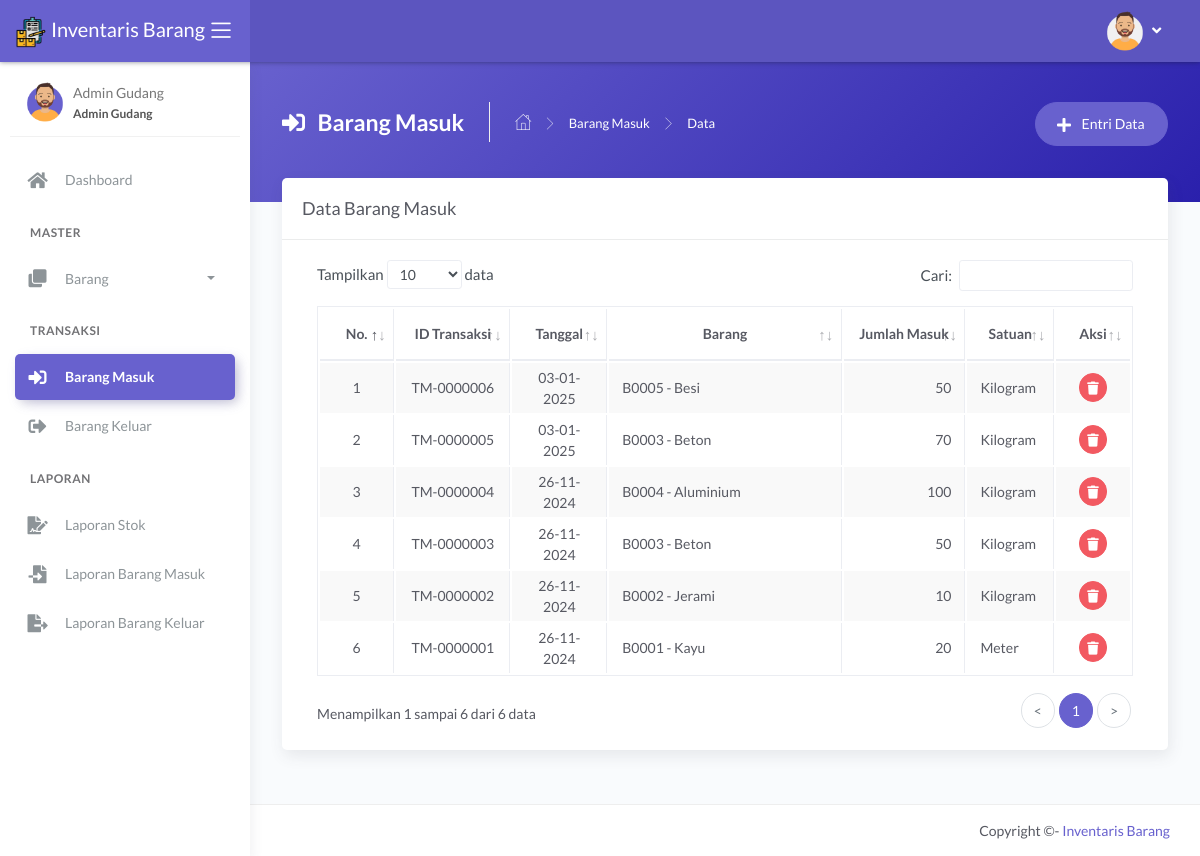
/main.php?module=barang_masuk (signed in), run on the app's committed database.
### tables this page shows
CREATE TABLE `tbl_barang_masuk` (
  `id_transaksi` varchar(10) NOT NULL,
  `tanggal` date NOT NULL,
  `barang` varchar(5) NOT NULL,
  `jumlah` int(11) DEFAULT NULL
);

CREATE TABLE `tbl_barang` (
  `id_barang` varchar(5) NOT NULL,
  `nama_barang` varchar(100) NOT NULL,
  `jenis` int(11) NOT NULL,
  `stok_minimum` int(11) NOT NULL,
  `stok` int(11) NOT NULL DEFAULT 0,
  `satuan` int(11) NOT NULL,
  `foto` varchar(100) DEFAULT NULL
);

CREATE TABLE `tbl_satuan` (
  `id_satuan` int(11) NOT NULL,
  `nama_satuan` varchar(30) NOT NULL
);

### modules/barang-masuk/tampil_data.php (the view, shortened to what this page needs)
<?php
if (basename($_SERVER['PHP_SELF']) === basename(__FILE__)) {
  header('location: 404.html');
}
else {
?>
  <div class="panel-header bg-secondary-gradient">
    <div class="page-inner py-45">
      <div class="d-flex align-items-left align-items-md-top flex-column flex-md-row">
        <div class="page-header text-white">
          <h4 class="page-title text-white"><i class="fas fa-sign-in-alt mr-2"></i> Barang Masuk</h4>
          <ul class="breadcrumbs">
            <li class="nav-home"><a href="?module=dashboard"><i class="flaticon-home text-white"></i></a></li>
            <li class="separator"><i class="flaticon-right-arrow"></i></li>
            <li class="nav-item"><a href="?module=barang_masuk" class="text-white">Barang Masuk</a></li>
            <li class="separator"><i class="flaticon-right-arrow"></i></li>
            <li class="nav-item"><a>Data</a></li>
          </ul>
        </div>
        <div class="ml-md-auto py-2 py-md-0">
          <a href="?module=form_entri_barang_masuk" class="btn btn-secondary btn-round">
            <span class="btn-label"><i class="fa fa-plus mr-2"></i></span> Entri Data
          </a>
        </div>
      </div>
    </div>
  </div>
  <div class="page-inner mt--5">
    <div class="card">
      <div class="card-header">
        <div class="card-title">Data Barang Masuk</div>
      </div>
      <div class="card-body">
        <div class="table-responsive">
          <table id="basic-datatables" class="display table table-bordered table-striped table-hover">
            <thead>
              <tr>
                <th class="text-center">No.</th>
                <th class="text-center">ID Transaksi</th>
                <th class="text-center">Tanggal</th>
                <th class="text-center">Barang</th>
                <th class="text-center">Jumlah Masuk</th>
                <th class="text-center">Satuan</th>
                <th class="text-center">Aksi</th>
              </tr>
            </thead>
            <tbody>
              <?php
              $no = 1;
              $query = mysqli_query($mysqli, "SELECT a.id_transaksi, a.tanggal, a.barang, a.jumlah, b.nama_barang, c.nama_satuan
                                              FROM tbl_barang_masuk as a INNER JOIN tbl_barang as b INNER JOIN tbl_satuan as c
                                              ON a.barang=b.id_barang AND b.satuan=c.id_satuan
                                              ORDER BY a.id_transaksi DESC")
                                              or die('Ada kesalahan pada query tampil data : ' . mysqli_error($mysqli));
              while ($data = mysqli_fetch_assoc($query)) { ?>
                <tr>
                  <td width="50" class="text-center"><?php echo $no++; ?></td>
                  <td width="90" class="text-center"><?php echo $data['id_transaksi']; ?></td>
                  <td width="70" class="text-center"><?php echo date('d-m-Y', strtotime($data['tanggal'])); ?></td>
                  <td width="220"><?php echo $data['barang']; ?> - <?php echo $data['nama_barang']; ?></td>
                  <td width="100" class="text-right"><?php echo number_format($data['jumlah'], 0, '', '.'); ?></td>
                  <td width="60"><?php echo $data['nama_satuan']; ?></td>
                  <td width="50" class="text-center">
                    <div>
                      <a href="modules/barang-masuk/proses_hapus.php?id=<?php echo $data['id_transaksi']; ?>" onclick="return confirm('Anda yakin ingin menghapus data barang masuk <?php echo $data['id_transaksi']; ?>?')" class="btn btn-icon btn-round btn-danger btn-sm" data-toggle="tooltip" data-placement="top" title="Hapus">
                        <i class="fas fa-trash fa-sm"></i>
                      </a>
                    </div>
                  </td>
                </tr>
              <?php } ?>
            </tbody>
          </table>
        </div>
      </div>
    </div>
  </div>
<?php } ?>

### data on the page
tbl_barang_masuk: id_transaksi "TM-0000006", tanggal "03-01-2025", barang "B0005", tbl_barang.nama_barang "Besi", jumlah "50", tbl_satuan.nama_satuan "Kilogram"
tbl_barang_masuk: id_transaksi "TM-0000005", tanggal "03-01-2025", barang "B0003", tbl_barang.nama_barang "Beton", jumlah "70", tbl_satuan.nama_satuan "Kilogram"
tbl_barang_masuk: id_transaksi "TM-0000004", tanggal "26-11-2024", barang "B0004", tbl_barang.nama_barang "Aluminium", jumlah "100", tbl_satuan.nama_satuan "Kilogram"
tbl_barang_masuk: id_transaksi "TM-0000003", tanggal "26-11-2024", barang "B0003", tbl_barang.nama_barang "Beton", jumlah "50", tbl_satuan.nama_satuan "Kilogram"
tbl_barang_masuk: id_transaksi "TM-0000002", tanggal "26-11-2024", barang "B0002", tbl_barang.nama_barang "Jerami", jumlah "10", tbl_satuan.nama_satuan "Kilogram"
tbl_barang_masuk: id_transaksi "TM-0000001", tanggal "26-11-2024", barang "B0001", tbl_barang.nama_barang "Kayu", jumlah "20", tbl_satuan.nama_satuan "Meter"

### other printed values
$_SESSION['nama_user'] "Admin Gudang"
$_SESSION['hak_akses'] "Admin Gudang"
